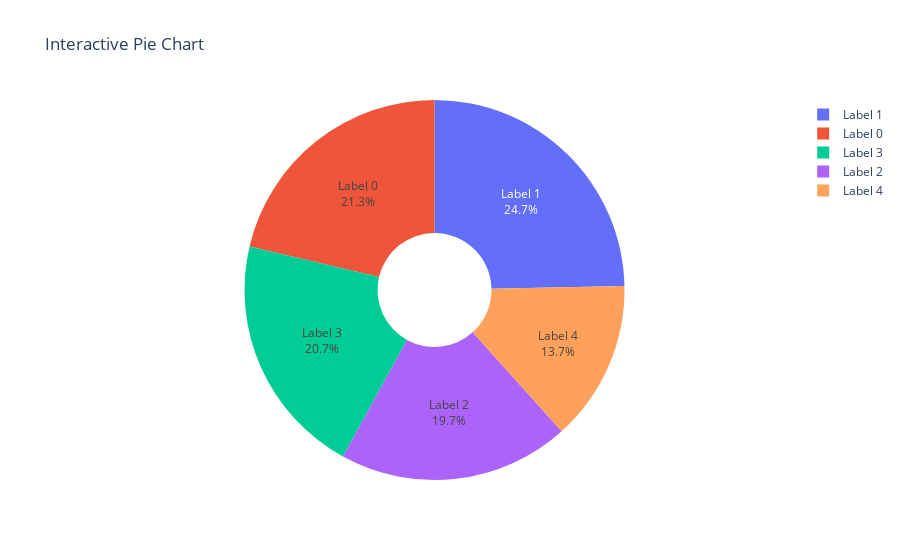

Here is the notebook cell this chart was saved with:
### Code cell
'''
20.
Using Plotly, create an interactive pie chart of randomly generated data, add labels and percentages, set 
the title as 'Interactive Pie Chart'.
'''
labels = [f'Label {i}' for i in range(5)]
values = np.random.randint(10, 100, size=5)

fig = go.Figure(data=[go.Pie(labels=labels, values=values,
                textinfo='label+percent', hole=0.3)])

fig.update_layout(
    title='Interactive Pie Chart'
)

fig.show()

### Figure 1 — Plotly figure (JSON) as saved in the notebook; plotly's stock layout.template omitted (floating-point values rounded to 4 significant figures)
{"data": [{"hole": 0.3, "labels": ["Label 0", "Label 1", "Label 2", "Label 3", "Label 4"], "textinfo": "label+percent", "type": "pie", "values": [64, 74, 59, 62, 41]}], "layout": {"title": {"text": "Interactive Pie Chart"}}}
